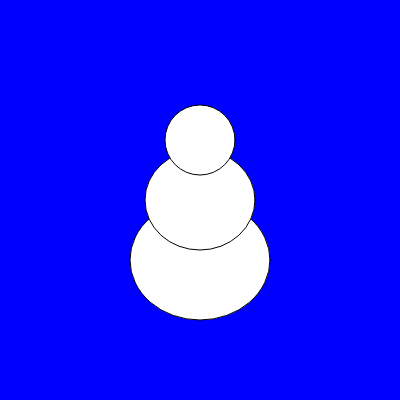
Frame 1 (no input)
Frame 60 (no input): identical to frame 1, image omitted
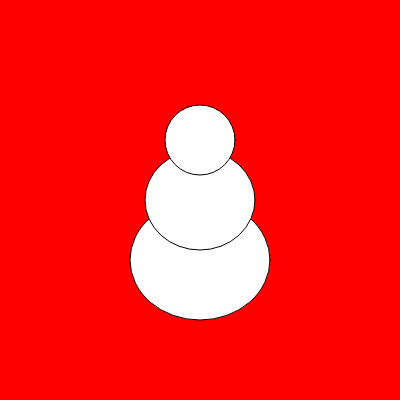
Frame 120 (the mouse pressed at the canvas centre since frame 60)

The p5.js sketch that drew these frames (run headless with seeded random() and noise() and a simulated clock; from frame 60 on, the mouse is pressed at the canvas centre):

// p5.js sketch
// ── sketch.js
function setup() {
  createCanvas(400, 400);
}

function draw() {

  if (mouseIsPressed) {
    background('red');}
    else {
      background('blue');
    }

    ellipse(width / 2, height / 2 + 60, 140, 120); //bottom
    ellipse(width / 2, height / 2, 110, 100); //middle
    ellipse(width / 2, height / 2 - 60, 70, 70); //top
  }
